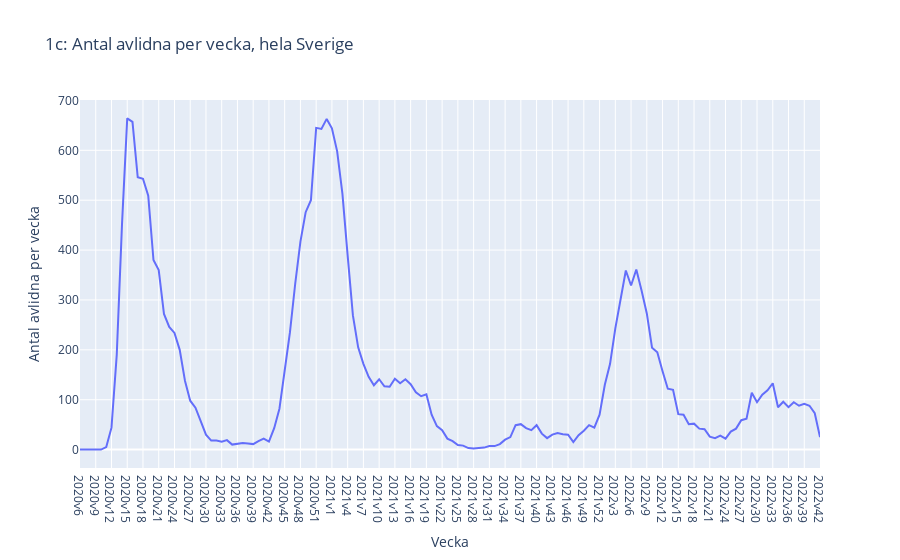

The notebook cell this image was saved under:
### Code cell
# 1c, Plotly Express:
fig = px.line(covid, x='Vecka', y='Antal avlidna per vecka', title='1c: Antal avlidna per vecka, hela Sverige')
fig.show()
fig.write_html('Visualiseringar/1c_antal_avlidna_per_vecka.html')

### Figure 1 — Plotly figure (JSON) as saved in the notebook; plotly's stock layout.template omitted (floating-point values rounded to 4 significant figures; data arrays with more than 128 entries replaced by an {"elided": "..."} marker saying what was removed)
{"data": [{"hovertemplate": "Vecka=%{x}<br>Antal avlidna per vecka=%{y}<extra></extra>", "legendgroup": "", "line": {"color": "#636efa", "dash": "solid"}, "marker": {"symbol": "circle"}, "mode": "lines", "name": "", "orientation": "v", "showlegend": false, "type": "scatter", "x": {"elided": "142 str values"}, "xaxis": "x", "y": {"elided": "142 int values"}, "yaxis": "y"}], "layout": {"legend": {"tracegroupgap": 0}, "title": {"text": "1c: Antal avlidna per vecka, hela Sverige"}, "xaxis": {"anchor": "y", "domain": [0, 1], "title": {"text": "Vecka"}}, "yaxis": {"anchor": "x", "domain": [0, 1], "title": {"text": "Antal avlidna per vecka"}}}}
